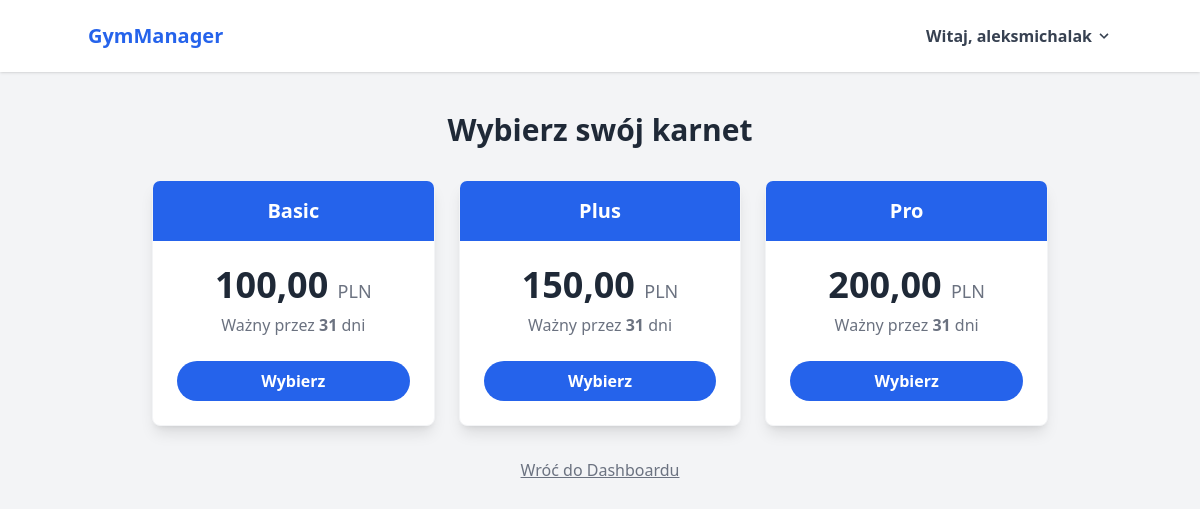
Screenshot of /memberships/ (signed in) with the database file from the repository.
### core/models.py (models this page shows, shortened)
class MembershipType(models.Model):
    name = models.CharField(max_length=100, verbose_name="Nazwa karnetu")
    price = models.DecimalField(max_digits=6, decimal_places=2, verbose_name="Cena")
    duration_days = models.PositiveIntegerField(verbose_name="Długość (dni)")
    description = models.TextField(verbose_name="Opis korzyści", default="", blank=True)
    entries_per_week = models.PositiveIntegerField(
        verbose_name="Limit wejść w tygodniu",
        null=True,
        blank=True,
        help_text="Zostaw puste dla karnetu bez limitu (Open)"
    )

### core/views.py (the view)
# urls.py: path('memberships/', membership_list, name='membership_list'),
@login_required
def membership_list(request):
    memberships = MembershipType.objects.all()
    return render(request, 'core/membership_list.html', {'memberships': memberships})

### templates/core/membership_list.html (shortened to what this page needs)
{% extends 'base.html' %}
{% block content %}
    <div class="max-w-4xl mx-auto">
        <h2 class="text-3xl font-bold text-center text-gray-800 mb-8">Wybierz swój karnet</h2>
        <div class="grid grid-cols-1 md:grid-cols-3 gap-6">
            {% for membership in memberships %}
                <div class="bg-white rounded-lg shadow-lg overflow-hidden hover:shadow-xl transition duration-300 transform hover:-translate-y-1 border border-gray-100">
                    <div class="bg-blue-600 p-4 text-center">
                        <h3 class="text-xl font-bold text-white">{{ membership.name }}</h3>
                    </div>
                    <div class="p-6 text-center">
                        <p class="text-4xl font-bold text-gray-800 mb-2">{{ membership.price }} <span class="text-lg text-gray-500 font-normal">PLN</span></p>
                        <p class="text-gray-500 mb-6">Ważny przez <span class="font-bold">{{ membership.duration_days }}</span> dni</p>
                        <form action="{% url 'purchase_membership' membership.id %}" method="post">
                            <button type="submit" class="w-full bg-blue-600 hover:bg-blue-700 text-white font-bold py-2 px-4 rounded-full transition duration-200">
                                Wybierz
                            </button>
                        </form>
                    </div>
                </div>
            {% empty %}
                <div class="col-span-3 text-center py-10">
                    <p class="text-gray-500 text-lg">Brak dostępnych karnetów w ofercie.</p>
                    <p class="text-sm text-gray-400">(Dodaj je w panelu administratora)</p>
                </div>
            {% endfor %}
        </div>
        <div class="text-center mt-8">
            <a href="{% url 'dashboard' %}" class="text-gray-500 hover:text-gray-800 underline">Wróć do Dashboardu</a>
        </div>
    </div>
{% endblock %}

### templates/base.html (shortened to what this page needs)
<!DOCTYPE html>
{% load static tailwind_tags %}  <!DOCTYPE html>
<html lang="pl">
<head>
    {% tailwind_css %}
</head>
<body class="bg-gray-100 font-sans leading-normal tracking-normal">
    <nav class="bg-white shadow p-4 mb-6">
        <div class="container mx-auto flex justify-between items-center">
            <a href="{% url 'home' %}" class="text-xl font-bold text-blue-600">GymManager</a>
            <div class="flex items-center">
                {% if user.is_authenticated %}
                    <div class="relative group inline-block z-50">
                        <button class="flex items-center space-x-1 text-gray-700 hover:text-blue-600 font-bold py-2 focus:outline-none">
                            <span>Witaj, {{ user.username }}</span>
                            <svg class="w-4 h-4 fill-current transform group-hover:-rotate-180 transition duration-200" xmlns="http://www.w3.org/2000/svg" viewBox="0 0 20 20">
                                <path d="M9.293 12.95l.707.707L15.657 8l-1.414-1.414L10 10.828 5.757 6.586 4.343 8z"/>
                            </svg>
                        </button>
                    </div>
                {% else %}
                    <a href="{% url 'login' %}" class="text-gray-700 hover:text-blue-600 font-bold transition">Zaloguj</a>
                    <a href="{% url 'register' %}" class="bg-blue-600 hover:bg-blue-700 text-white font-bold py-2 px-4 rounded transition ml-4">Dołącz</a>
                {% endif %}
            </div>
        </div>
    </nav>
    <div class="container mx-auto p-4">
        {% block content %}
        {% endblock %}
    </div>
</body>
</html>

### rows the page displays
MembershipType: name "Basic", price "100,00", duration_days "31"
MembershipType: name "Plus", price "150,00", duration_days "31"
MembershipType: name "Pro", price "200,00", duration_days "31"

### other values shown
{{ user.username }} "aleksmichalak"
